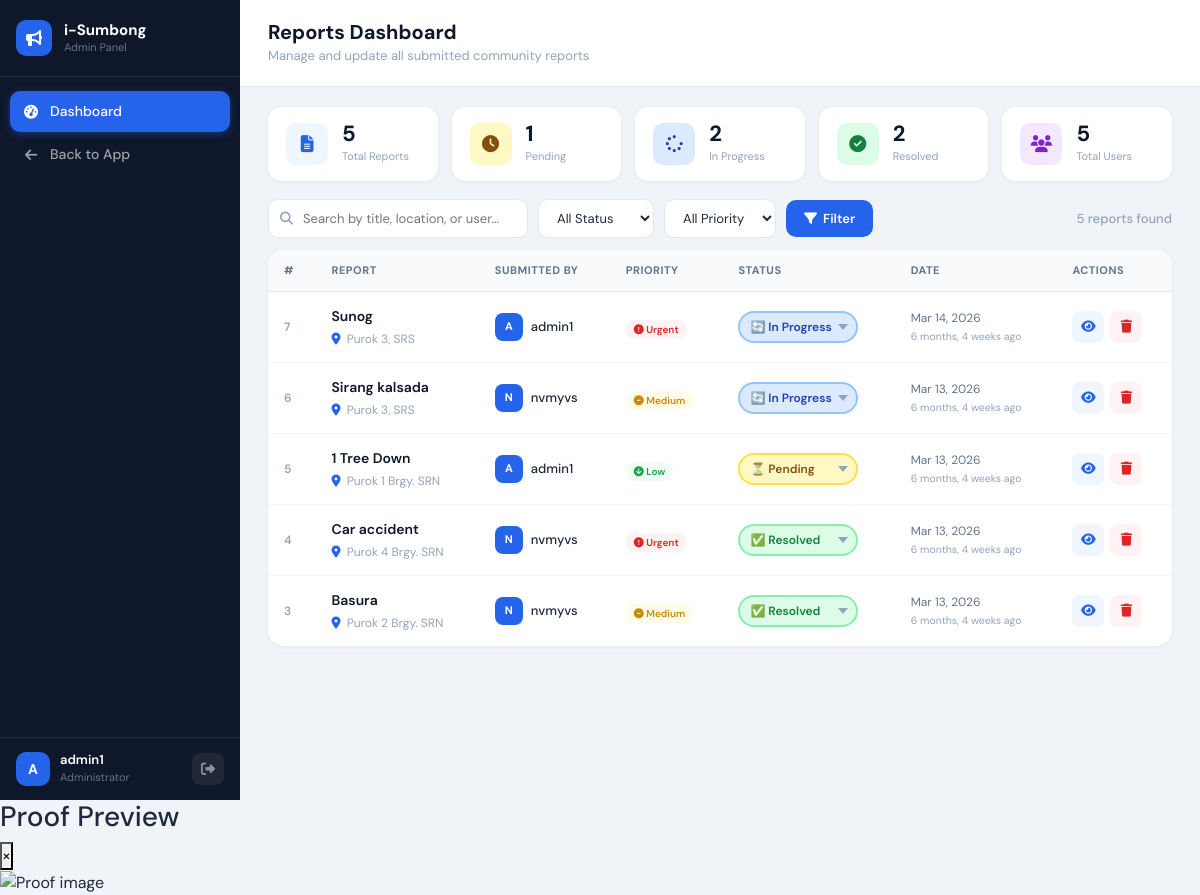
The app's page /admin-dashboard/ (signed in) with its own data.
### base/models.py (models this page shows, shortened)
class Report(models.Model):
    PRIORITY_CHOICES = [
        ('low', 'Low'),
        ('medium', 'Medium'),
        ('high', 'High'),
    ]
    STATUS_CHOICES = [
        ('pending', 'Pending'),
        ('in_progress', 'In Progress'),
        ('resolved', 'Resolved'),
    ]
    user = models.ForeignKey(User, on_delete=models.CASCADE, related_name='reports')
    title = models.CharField(max_length=255)
    location = models.CharField(max_length=255)
    priority = models.CharField(max_length=10, choices=PRIORITY_CHOICES, default='low')
    description = models.TextField()
    photo = models.ImageField(upload_to='reports/', blank=True, null=True)
    status = models.CharField(max_length=20, choices=STATUS_CHOICES, default='pending')
    created_at = models.DateTimeField(auto_now_add=True)
    updated_at = models.DateTimeField(auto_now=True)
    class Meta:
        ordering = ['-created_at']

### base/views.py (the view, shortened to what this page needs)
# urls.py: path('admin-dashboard/', views.admin_dashboard, name='admin_dashboard'),
@login_required
def admin_dashboard(request):
    if not request.user.is_staff:
        return redirect('home')
    status_filter = request.GET.get('status', '')
    priority_filter = request.GET.get('priority', '')
    search_query = request.GET.get('q', '')
    reports = Report.objects.all().select_related('user')
    if status_filter:
        reports = reports.filter(status=status_filter)
    if priority_filter:
        reports = reports.filter(priority=priority_filter)
    if search_query:
        reports = reports.filter(title__icontains=search_query) | reports.filter(location__icontains=search_query) | reports.filter(user__username__icontains=search_query)
    all_reports = Report.objects.all()
    context = {
        'reports': reports,
        'total': all_reports.count(),
        'pending': all_reports.filter(status='pending').count(),
        'in_progress': all_reports.filter(status='in_progress').count(),
        'resolved': all_reports.filter(status='resolved').count(),
        'total_users': User.objects.count(),
        'status_filter': status_filter,
        'priority_filter': priority_filter,
        'search_query': search_query,
    }
    return render(request, 'base/admin_dashboard.html', context)

### base/templates/base/admin_dashboard.html (shortened to what this page needs)
{% extends 'base/base.html' %}
{% load static %}
{% block full_content %}
<div class="admin-layout">
    <aside class="admin-sidenav">
        <div class="admin-sidenav-header">
            <div class="admin-brand">
                <div class="admin-brand-icon"><i class="fas fa-bullhorn"></i></div>
                <div>
                    <span class="admin-brand-title">i-Sumbong</span>
                    <span class="admin-brand-sub">Admin Panel</span>
                </div>
            </div>
        </div>
        <nav class="admin-nav">
            <a href="{% url 'admin_dashboard' %}" class="admin-nav-link active">
                <i class="fas fa-gauge-high"></i>
                <span>Dashboard</span>
            </a>
            <a href="{% url 'home' %}" class="admin-nav-link">
                <i class="fas fa-arrow-left"></i>
                <span>Back to App</span>
            </a>
        </nav>
        <div class="admin-sidenav-footer">
            <div class="admin-user-info">
                <div class="admin-avatar">{{ request.user.username|first|upper }}</div>
                <div>
                    <p class="admin-username">{{ request.user.username }}</p>
                    <p class="admin-role">Administrator</p>
                </div>
            </div>
            <a href="{% url 'logout' %}" class="admin-logout">
                <i class="fas fa-right-from-bracket"></i>
            </a>
        </div>
    </aside>
    <div class="admin-main">
        <div class="admin-topbar">
            <div>
                <h1 class="admin-page-title">Reports Dashboard</h1>
                <p class="admin-page-sub">Manage and update all submitted community reports</p>
            </div>
        </div>
        <div class="admin-stats">
            <div class="admin-stat-card">
                <div class="admin-stat-icon" style="background: #eff6ff; color: #2563eb;">
                    <i class="fas fa-file-lines"></i>
                </div>
                <div>
                    <span class="admin-stat-number">{{ total }}</span>
                    <span class="admin-stat-label">Total Reports</span>
                </div>
            </div>
            <div class="admin-stat-card">
                <div class="admin-stat-icon" style="background: #fef9c3; color: #854d0e;">
                    <i class="fas fa-clock"></i>
                </div>
                <div>
                    <span class="admin-stat-number">{{ pending }}</span>
                    <span class="admin-stat-label">Pending</span>
                </div>
            </div>
            <div class="admin-stat-card">
                <div class="admin-stat-icon" style="background: #dbeafe; color: #1e40af;">
                    <i class="fas fa-spinner"></i>
                </div>
                <div>
                    <span class="admin-stat-number">{{ in_progress }}</span>
                    <span class="admin-stat-label">In Progress</span>
                </div>
            </div>
            <div class="admin-stat-card">
                <div class="admin-stat-icon" style="background: #dcfce7; color: #15803d;">
                    <i class="fas fa-check-circle"></i>
                </div>
                <div>
                    <span class="admin-stat-number">{{ resolved }}</span>
                    <span class="admin-stat-label">Resolved</span>
                </div>
            </div>
            <div class="admin-stat-card">
                <div class="admin-stat-icon" style="background: #f3e8ff; color: #7e22ce;">
                    <i class="fas fa-users"></i>
                </div>
                <div>
                    <span class="admin-stat-number">{{ total_users }}</span>
                    <span class="admin-stat-label">Total Users</span>
                </div>
            </div>
        </div>
        <div class="admin-filters-bar">
            <form method="get" class="admin-filters-form">
                <div class="admin-search-wrap">
                    <i class="fas fa-search admin-search-icon"></i>
                    <input type="text" name="q" placeholder="Search by title, location, or user..."
                           class="admin-search-input" value="{{ search_query }}">
                </div>
                <select name="status" class="admin-filter-select">
                    <option value="">All Status</option>
                </select>
                <select name="priority" class="admin-filter-select">
                    <option value="">All Priority</option>
                </select>
                <button type="submit" class="admin-filter-btn">
                    <i class="fas fa-filter"></i> Filter
                </button>
            </form>
            <span class="admin-results-count">{{ reports|length }} report{{ reports|length|pluralize }} found</span>
        </div>
        <div class="admin-table-wrap">
            {% if reports %}
            <table class="admin-table">
                <thead>
                    <tr>
                        <th>#</th>
                        <th>Report</th>
                        <th>Submitted By</th>
                        <th>Priority</th>
                        <th>Status</th>
                        <th>Date</th>
                        <th>Actions</th>
                    </tr>
                </thead>
                <tbody>
                    {% for report in reports %}
                    <tr class="admin-table-row" id="row-{{ report.id }}">
                        <td class="admin-id">{{ report.id }}</td>
                        <td class="admin-report-cell">
                            <p class="admin-report-title">{{ report.title }}</p>
                            <p class="admin-report-location"><i class="fas fa-map-marker-alt"></i> {{ report.location }}</p>
                        </td>
                        <td>
                            <div class="admin-user-cell">
                                <div class="admin-mini-avatar">{{ report.user.username|first|upper }}</div>
                                <span>{{ report.user.username }}</span>
                            </div>
                        </td>
                        <td>
                            {% if report.priority == 'high' %}
                            <span class="priority-badge priority-high"><i class="fas fa-exclamation-circle"></i> Urgent</span>
                            {% elif report.priority == 'medium' %}
                            <span class="priority-badge priority-medium"><i class="fas fa-minus-circle"></i> Medium</span>
                            {% else %}
                            <span class="priority-badge priority-low"><i class="fas fa-arrow-circle-down"></i> Low</span>
                            {% endif %}
                        </td>
                        <td>
                            <form method="post" class="admin-status-form">
                                <select name="status" class="admin-status-select status-select-{{ report.status }}" onchange="this.form.submit()">
                                    <option value="pending" {% if report.status == 'pending' %}selected{% endif %}>⏳ Pending</option>
                                    <option value="in_progress" {% if report.status == 'in_progress' %}selected{% endif %}>🔄 In Progress</option>
                                    <option value="resolved" {% if report.status == 'resolved' %}selected{% endif %}>✅ Resolved</option>
                                </select>
                            </form>
                        </td>
                        <td class="admin-date">{{ report.created_at|date:"M d, Y" }}<br><small>{{ report.created_at|timesince }} ago</small></td>
                        <td>
                            <div class="admin-actions">
                                <button class="admin-btn-view"
                                    data-id="{{ report.id }}"
                                    data-title="{{ report.title|escapejs }}"
                                    data-location="{{ report.location|escapejs }}"
                                    data-description="{{ report.description|escapejs }}"
                                    data-user="{{ report.user.username }}"
                                    data-priority="{{ report.priority }}"
                                    data-status="{{ report.status }}"
                                    data-date="{{ report.created_at|date:'M d, Y' }}"
                                    data-photo="{% if report.photo %}{{ report.photo.url }}{% endif %}"
                                    title="View Details">
                                    <i class="fas fa-eye"></i>
                                </button>
                                <button class="admin-btn-delete"
                                    data-id="{{ report.id }}"
                                    data-title="{{ report.title|escapejs }}"
                                    title="Delete">
                                    <i class="fas fa-trash"></i>
                                </button>
                            </div>
                        </td>
                    </tr>
                    {% endfor %}
                </tbody>
            </table>
            {% endif %}
        </div>
    </div>
</div>
{% endblock %}

### I-Sumbong/base/templates/base/base.html (shortened to what this page needs)
{% load static %}
<!DOCTYPE html>
<html lang="en">
<head>
    <link href="https://cdn.jsdelivr.net/npm/bootstrap@5.3.0/dist/css/bootstrap.min.css" rel="stylesheet">
    <link rel="stylesheet" href="https://cdnjs.cloudflare.com/ajax/libs/font-awesome/6.4.0/css/all.min.css">
    <link rel="stylesheet" href="{% static 'base/style.css' %}?v=location-map-20260930-1">
</head>
<body>
    <div class="page-wrapper">
        <main class="{% block main_class %}main-content{% endblock %}">
            {% block full_content %}{% endblock %}
        </main>
    </div>
    <div class="lightbox-overlay" id="proofLightbox" role="dialog" aria-hidden="true" aria-label="Proof preview">
        <div class="lightbox-card" role="document">
            <div class="lightbox-header">
                <h3 id="proofLightboxTitle">Proof Preview</h3>
                <button class="lightbox-close" id="proofLightboxClose" aria-label="Close preview">&times;</button>
            </div>
            <div class="lightbox-body">
                <img src="" alt="Proof image" id="proofLightboxImage" class="proof-preview-image">
            </div>
        </div>
    </div>
</body>
</html>

### records on screen
Report: id "7", title "Sunog", location "Purok 3, SRS", user.username|first "A", user.username "admin1", priority "high" (drawn), status "🔄 In Progress", created_at "Mar 14, 2026", created_at "6 months, 4 weeks"
Report: id "6", title "Sirang kalsada", location "Purok 3, SRS", user.username|first "N", user.username "nvmyvs", priority "medium" (drawn), status "🔄 In Progress", created_at "Mar 13, 2026", created_at "6 months, 4 weeks"
Report: id "5", title "1 Tree Down", location "Purok 1 Brgy. SRN", user.username|first "A", user.username "admin1", priority "low" (drawn), status "⏳ Pending", created_at "Mar 13, 2026", created_at "6 months, 4 weeks"
Report: id "4", title "Car accident", location "Purok 4 Brgy. SRN", user.username|first "N", user.username "nvmyvs", priority "high" (drawn), status "✅ Resolved", created_at "Mar 13, 2026", created_at "6 months, 4 weeks"
Report: id "3", title "Basura", location "Purok 2 Brgy. SRN", user.username|first "N", user.username "nvmyvs", priority "medium" (drawn), status "✅ Resolved", created_at "Mar 13, 2026", created_at "6 months, 4 weeks"

### other values on screen
{{ request.user.username|first|upper }} "A"
{{ request.user.username }} "admin1"
{{ total }} "5"
{{ pending }} "1"
{{ in_progress }} "2"
{{ resolved }} "2"
{{ total_users }} "5"
{{ reports|length }} "5"
